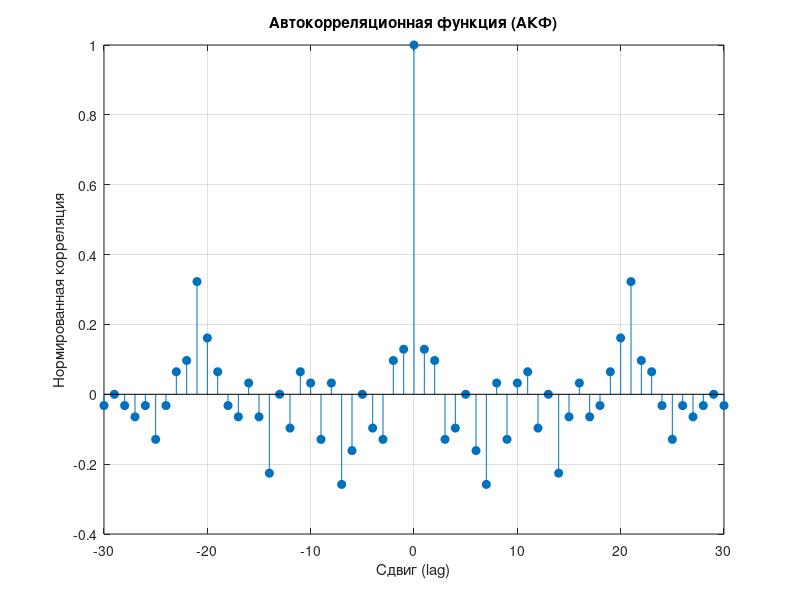
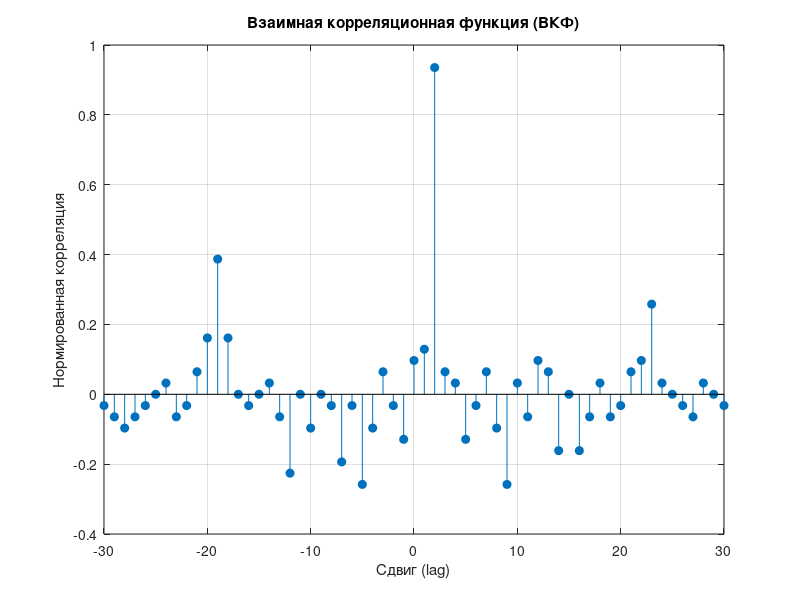

These charts were generated, in order, by the following MATLAB code:
% Параметры
L = 31; 
x_seed = [0 0 1 0 0];
y_seed = [0 1 0 1 1];

% Генерация 1-й последовательности
x = x_seed; y = y_seed;
seq1 = zeros(1, L);

for i = 1:L
    seq1(i) = xor(x(end), y(end)); % Выход
    fb_x = xor(x(end-1), x(end));  % Обратная связь x
    fb_y = xor(y(end-1), y(end));  % Обратная связь y

    x = [fb_x, x(1:end-1)]; % Сдвиг
    y = [fb_y, y(1:end-1)]; % Сдвиг
end

% Вывод последовательности в командное окно
disp('Последовательность 1:');
disp(seq1);

% Вычисление автокорреляции с помощью встроенной функции
% Заменяем 0 на -1 для корректного математического расчета корреляции
seq1_bipolar = 2*seq1 - 1; 
[acf, lags] = xcorr(seq1_bipolar, 'normalized'); % 'normalized' дает макс пик = 1

% Построение графика автокорреляции
figure;
stem(lags, acf, 'filled');
title('Автокорреляционная функция (АКФ)');
xlabel('Сдвиг (lag)');
ylabel('Нормированная корреляция');
grid on;

% Генерация 2-й последовательности (x=5, y=6)
x2_seed = [0 0 1 0 1];
y2_seed = [0 0 1 1 0];
x = x2_seed; y = y2_seed;
seq2 = zeros(1, L);
for i = 1:L
    seq2(i) = xor(x(end), y(end));
    fb_x = xor(x(end-1), x(end));
    fb_y = xor(y(end-1), y(end));
    x = [fb_x, x(1:end-1)];
    y = [fb_y, y(1:end-1)];
end

% Вычисление взаимной корреляции
seq2_bipolar = 2*seq2 - 1;
[ccf, lags_ccf] = xcorr(seq1_bipolar, seq2_bipolar, 'normalized');

% Построение графика взаимной корреляции
figure;
stem(lags_ccf, ccf, 'filled');
title('Взаимная корреляционная функция (ВКФ)');
xlabel('Сдвиг (lag)');
ylabel('Нормированная корреляция');
grid on;
